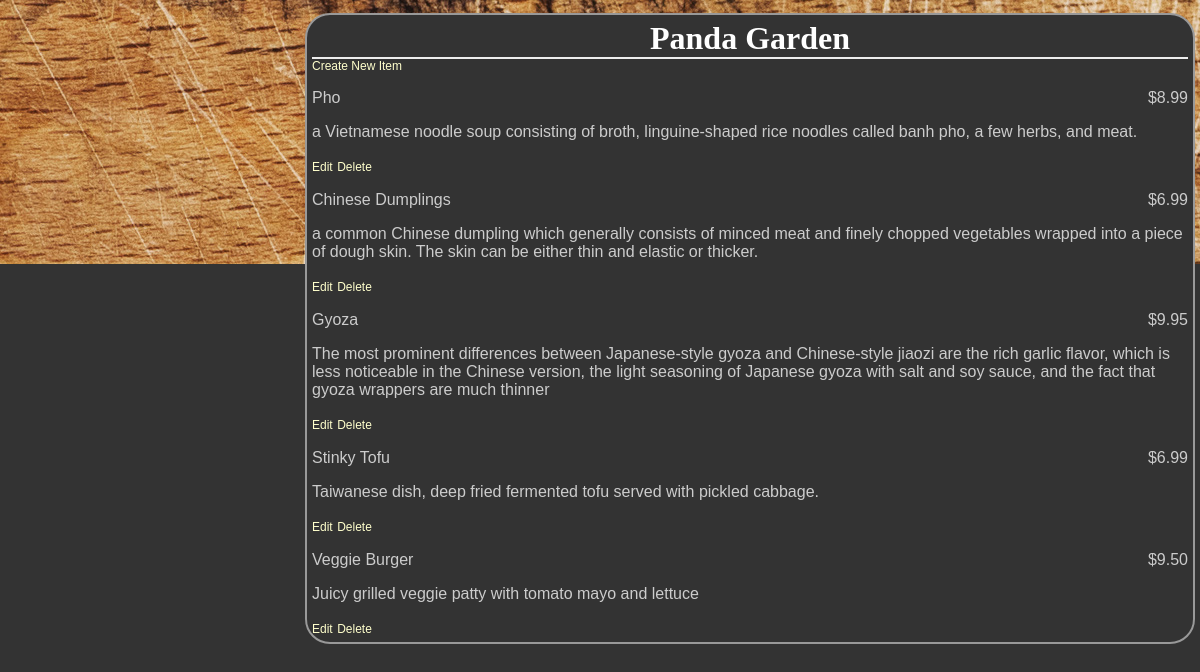
Page /restaurants/3/ on the committed database.
### restaurant/database_setup.py (models this page shows, shortened)
class Restaurant(Base):
    __tablename__ = 'restaurant'
    id = Column(Integer, primary_key=True)
    name = Column(String(250), nullable=False)

class MenuItem(Base):
    __tablename__ = 'menu_item'
    name =Column(String(80), nullable = False)
    id = Column(Integer, primary_key = True)
    description = Column(String(250))
    price = Column(String(8))
    course = Column(String(250))
    restaurant_id = Column(Integer,ForeignKey('restaurant.id'))
    restaurant = relationship(Restaurant)

### restaurant/project.py (the view)
@app.route('/restaurants/<int:restaurant_id>/')
def restaurantMenu(restaurant_id):
	restaurant = session.query(Restaurant).filter_by(id = restaurant_id).one()
	items = session.query(MenuItem).filter_by(restaurant_id = restaurant.id)
	return render_template('menu.html', restaurant = restaurant, items=items)

### restaurant/templates/menu.html (shortened to what this page needs)
<html>
<head>
	<link rel=stylesheet type=text/css href="{{ url_for('static', filename='styles.css') }}">
	</head>
	<body>
	<div class = 'pane'>
		<div class = 'header'>
		<h1>{{ restaurant.name }}</h1>
	</div>
	<a href = '{{url_for('newMenuItem', restaurant_id = restaurant.id) }}'>Create New Item</a>
		{% for i in items %}
    <div class = 'nameAndPrice'>
		<span class = 'name'><p>{{i.name}}</p></span>
		<span class = 'price'>
		<p>{{i.price}} </p>
	</span>
	</div>
	<div class = 'description'>
		<p>{{i.description}}</p>
	</div>
	<div class = "editdeletepane">
	<a href='{{url_for('editMenuItem',restaurant_id = restaurant.id, menu_id=i.id)}}' >Edit</a>
	<a href='{{url_for('deleteMenuItem', restaurant_id = restaurant.id, menu_id=i.id)}}' >
	Delete</a>
	</div>
		{% endfor %}
</div>
	</body>
</html>

### restaurant/static/styles.css (style rules this page uses)
body { font-family: sans-serif; background-image: url('img3.jpg'); background-color: #333333 }
h1, h2, h3, h4 { color: #FFFFFF; }
h1, h2 { font-family: 'Georgia', serif; margin: 0; }
h1 { border-bottom: 2px solid #eee; }
p, dd, dt { color: #CCCCCC; }
a { text-decoration: none; color:#FFFFCC; font-size: .75em; }
.pane { position:absolute; left: 25%; border: 2px solid; border-radius: 25px; padding: 5px; margin: 5px; border-color: #999999; background-color: #333333 }
.header { left:50%; text-align: center; }
.name { width:50%;display: inline-block; float: left; }
.price { text-align: right; width:50%; float: right; }

### rows in the picture
Restaurant: name "Panda Garden"
MenuItem: name "Pho", price "$8.99", description "a Vietnamese noodle soup consisting of broth, linguine-shaped rice noodles called banh pho, a few herbs, and meat."
MenuItem: name "Chinese Dumplings", price "$6.99", description "a common Chinese dumpling which generally consists of minced meat and finely chopped vegetables wrapped into a piece of dough skin. The skin can be either thin and elastic or thicker."
MenuItem: name "Gyoza", price "$9.95", description "The most prominent differences between Japanese-style gyoza and Chinese-style jiaozi are the rich garlic flavor, which is less noticeable in the Chinese version, the light seasoning of Japanese gyoza with salt and soy sauce, and the fact that gyoza wrappers are much thinner"
MenuItem: name "Stinky Tofu", price "$6.99", description "Taiwanese dish, deep fried fermented tofu served with pickled cabbage."
MenuItem: name "Veggie Burger", price "$9.50", description "Juicy grilled veggie patty with tomato mayo and lettuce"
